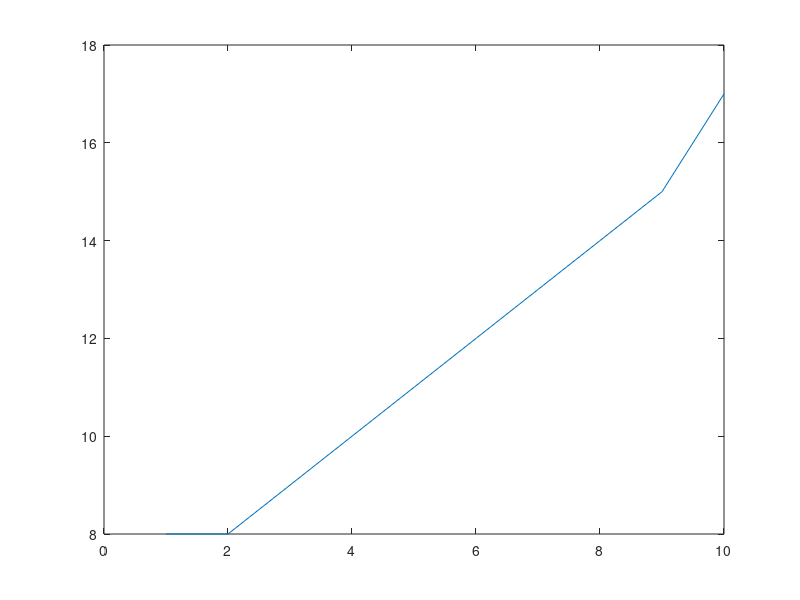

Recreate this plot in MATLAB.
% make P
rng(20201023, 'twister')
n = 1000;
avg = 5;
ind = randi(n, avg*n, 1);
jnd = randi(n, avg*n, 1);
P = sparse(ind, jnd, ones(avg*n, 1));

for j = 1:n
    non0 = nnz(P(:, j));
    if non0 > 0
        P(P(:, j)~=0, j) = 1 / non0;
    else
        P(:, j) = 1 / n;
    end
end

clear ind jnd avg j n non0;

%%%%%
n = 1000;
alpha = 0.5;

for j = 1:10
    alpha = 0.5+0.05*(j-1);
    e = ones(n,1);
    v = e/n;
    x = v;
    maxit = 2000;
    tol = 1e-04;


    for it = 1:maxit
        R = 0;
        l = 1/norm(x);
        ll1 = alpha*P + (1-alpha)*v*transpose(e);
        ll2 = norm(ll1*x - x);
        R = l*ll2;
        x = alpha*P*x + (1-alpha)*v;
        T_(it)=R;
        t=it;
        if R < tol
            break;
        end
    end
    c(j) = t;
end

plot(c)

